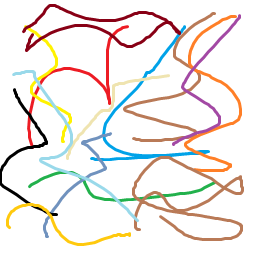
#> input picture 256.png, 256 x 256 px
$ python tst.py
#> lines starting #> are read from the running program, lines starting #| are printed output that depends on the picture
### helpers.py
# Returns: A value in the range 0 to 255 inclusive.
def GetIntensityByte(rgb):
    return (7471 * rgb[2] + 38470 * rgb[1] + 19595 * rgb[0]) >> 16

# Returns: A normalized color between 0 to 255
def ClampToByte(x):
    if x > 255:
        return 255
    elif x < 0:
        return 0
    return int(x)

### tst.py
from PIL import Image, ImageColor, ImageEnhance
from helpers import GetIntensityByte, ClampToByte

og = Image.open("./256.png")
#> og is the input picture: PIL image 256x256 RGB; mean R, G, B 239.9, 234.4, 230.4
pixels = og.load()

brightness = 0
contrast = 99

if contrast < 0:
    multiply = contrast + 100
    divide = 100
elif contrast > 0:
    multiply = 100
    divide = 100 - contrast
else:
    multiply = 1
    divide = 1

for i in range(og.size[0]):
    for j in range(og.size[1]):
        colors = pixels[i, j][0:3]
        intensity = GetIntensityByte(colors)
        if divide == 0:
            if intensity+brightness < 128:
                og.putpixel((i, j), (0, 0, 0))
            else:
                og.putpixel((i, j), (255, 255, 255))
        elif divide == 100:
            shift = (intensity - 127 + brightness) * multiply / divide + 127 - intensity
            R = ClampToByte(colors[0] + shift)
            G = ClampToByte(colors[1] + shift)
            B = ClampToByte(colors[2] + shift)
            og.putpixel((i, j), (R, G, B))
        else:
            shift = (intensity - 127 + brightness) * multiply / divide + 127 - intensity
            R = ClampToByte(colors[0] + shift)
            G = ClampToByte(colors[1] + shift)
            B = ClampToByte(colors[2] + shift)
            og.putpixel((i, j), (R, G, B))
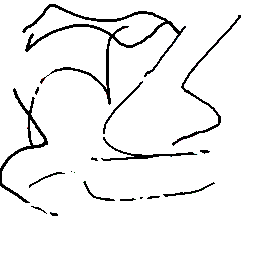
#> og: PIL image 256x256 RGB; mean R, G, B 241.1, 241.1, 241.1


og.show()
